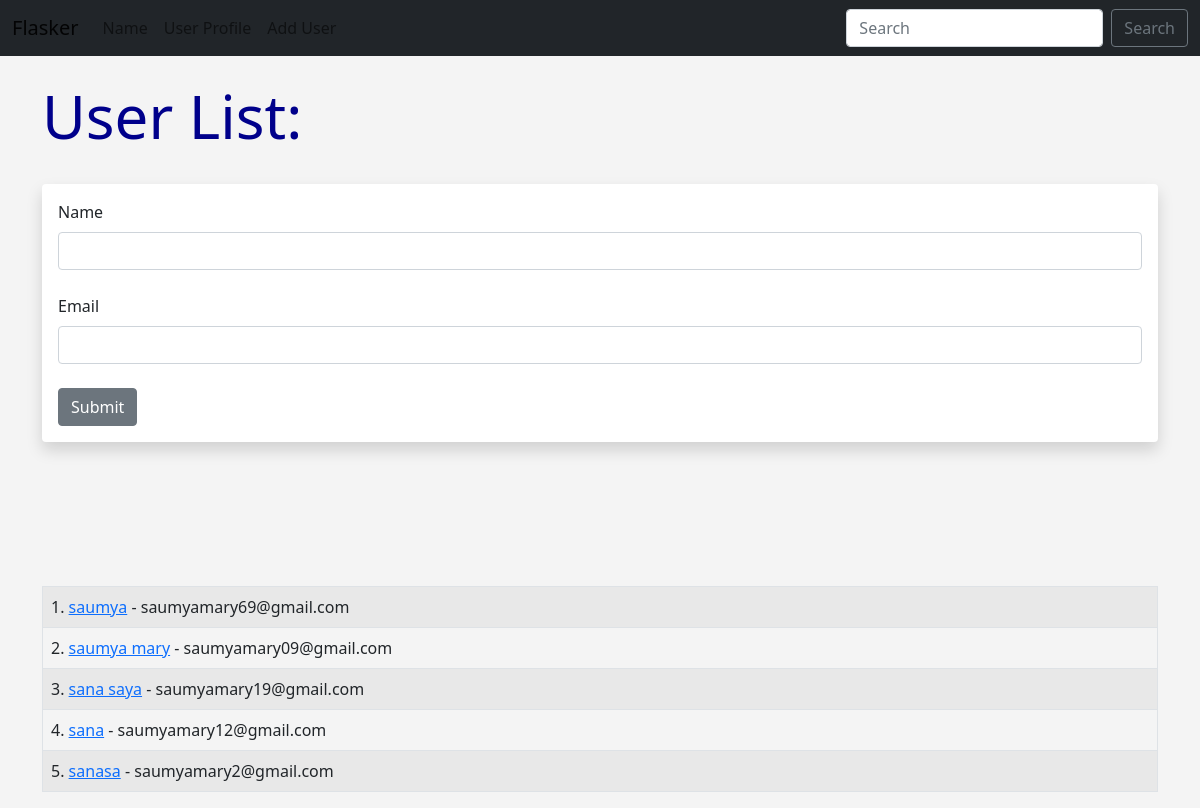
Screenshot of /user/add with the database file from the repository.
### hello.py (models this page shows, shortened)
class Users(db.Model):
    id = db.Column(db.Integer, primary_key=True)
    name = db.Column(db.String(100), nullable=False)
    email = db.Column(db.String(100), nullable=False, unique=True)
    date_added = db.Column(db.DateTime, default=datetime.utcnow)

### hello.py (the view, shortened to what this page needs)
@app.route('/user/add', methods=['GET', 'POST'])
def add_user():
    name = None
    form = UserForm()
    our_users = Users.query.order_by(Users.date_added)
    return render_template("add_user.html",
        form = form,
        name=name,
        our_users=our_users)

### hello.py
class UserForm(FlaskForm):
    name = StringField("Name", validators=[DataRequired()])
    email = StringField("Email", validators=[DataRequired()])
    submit = SubmitField("Submit")

### templates/add_user.html (shortened to what this page needs)
{% extends 'base.html' %}
{% block content %}
{% if name %}
    <h1> User Added!! </h1>
    <br/><br/>
   <br/><br/><br/><br/>
<table class="table table-hover
table-bordered table-striped">
{% for our_user in our_users %}
    <tr>
    <td>{{ our_user.id }}. <a href="{{
        url_for('update', id=our_user.id)}}"
        >
    {{our_user.name }}</a>
    - {{ our_user.email }}</td>
    </tr>
{% endfor %}
</table>
{% else %}
    <h1>User List:</h1>
    <br/>
<div class="shadow p-3 mb-5 bg-body rounded">
    <form method="POST">
        {{ form.name.label(
        class="form-label") }}
        {{ form.name(
        class="form-control") }}
        <br/>
        {{ form.email.label(
        class="form-label") }}
        {{ form.email(
        class="form-control") }}
        <br/>
        {{ form.submit(
        class="btn btn-secondary") }}
    </form>
</div>
<br/><br/><br/><br/>
<table class="table table-hover
table-bordered table-striped">
{% for our_user in our_users %}
    <tr>
    <td>{{ our_user.id }}. <a href="{{
        url_for('update', id=our_user.id)}}"
        >
        {{ our_user.name }}</a>
    - {{ our_user.email }}</td>
    </tr>
{% endfor %}
</table>
{% endif %}
{% endblock %}

### templates/base.html (shortened to what this page needs)
<!doctype html>
<html lang="en">
  <head>
    <link href="https://cdn.jsdelivr.net/npm/bootstrap@5.1.3/dist/css/bootstrap.min.css" rel="stylesheet">
    <link href="{{ url_for('static',
    filename='css/style.css') }}" rel="stylesheet">
  </head>
  <body>
  	{% include 'navbar.html' %}
    <br/>
    <div class="container">
    {% block content %}
    {% endblock %}
</div>
  </body>
</html>

### templates/navbar.html (shortened to what this page needs)
<nav class="navbar navbar-expand-lg navbar-light bg-dark">
	<div class="container-fluid">
		<a class="navbar-brand" href="{{url_for('index') }}"
		>Flasker</a>
		<div class="collapse navbar-collapse" id="navbarSupportedContent">
			<ul class="navbar-nav me-auto mb-2 mb-lg-0">
				<li class="nav-item">
					<a class="nav-link" href="{{ url_for('name',)}}">Name</a>
				</li>
				 <li class="nav-item">
					<a class="nav-link" href="{{ url_for('name', name='sana')}}">User Profile</a>
				</li>
				 <li class="nav-item">
					<a class="nav-link" href="{{ url_for('add_user')}}">
					Add User</a>
				</li>
			</ul>
			<form class="d-flex">
				<input class="form-control me-2" type="search" placeholder="Search" aria-label="Search">
				<button class="btn btn-outline-secondary" type="submit">Search</button>
			</form>
		</div>
	</div>
</nav>

### static/css/style.css (style rules this page uses)
h1 { color: darkblue; font-size:60px; }
body { background: #f4f4f4; }

### rows the page displays
Users: id "1", name "saumya", email "saumyamary69@gmail.com"
Users: id "2", name "saumya mary", email "saumyamary09@gmail.com"
Users: id "3", name "sana saya", email "saumyamary19@gmail.com"
Users: id "4", name "sana", email "saumyamary12@gmail.com"
Users: id "5", name "sanasa", email "saumyamary2@gmail.com"
